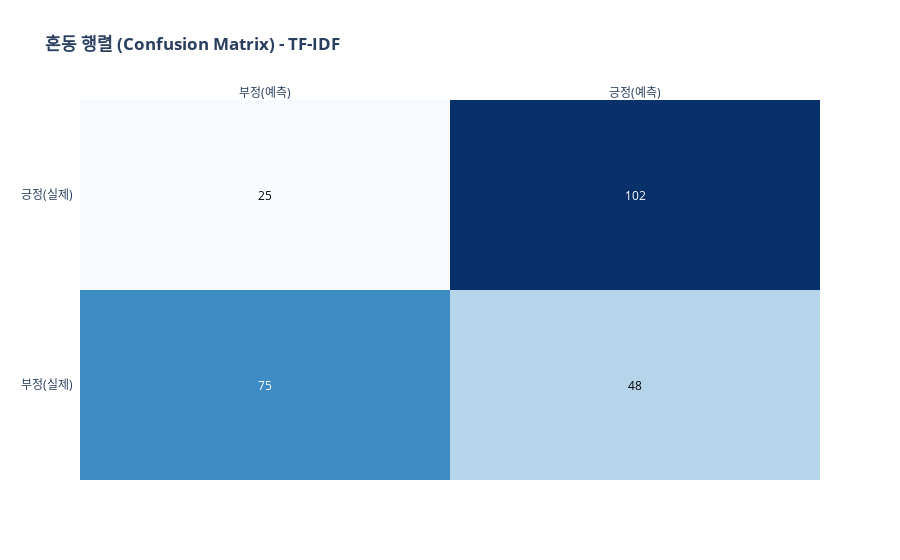

The code cell stored with this chart in its notebook:
### Code cell
# 혼동 행렬 시각화
conf_matrix = confusion_matrix(y_test, y_pred)
fig = ff.create_annotated_heatmap(
    z=conf_matrix,
    x=['부정(예측)', '긍정(예측)'],
    y=['부정(실제)', '긍정(실제)'],
    colorscale='Blues'
)
fig.update_layout(title_text='<b>혼동 행렬 (Confusion Matrix) - TF-IDF</b>')
fig.show()

### Figure 1 — Plotly figure (JSON) as saved in the notebook; plotly's stock layout.template omitted (floating-point values rounded to 4 significant figures)
{"data": [{"colorscale": [[0, "rgb(247,251,255)"], [0.125, "rgb(222,235,247)"], [0.25, "rgb(198,219,239)"], [0.375, "rgb(158,202,225)"], [0.5, "rgb(107,174,214)"], [0.625, "rgb(66,146,198)"], [0.75, "rgb(33,113,181)"], [0.875, "rgb(8,81,156)"], [1, "rgb(8,48,107)"]], "reversescale": false, "showscale": false, "type": "heatmap", "x": ["부정(예측)", "긍정(예측)"], "y": ["부정(실제)", "긍정(실제)"], "z": [[75, 48], [25, 102]]}], "layout": {"annotations": [{"font": {"color": "#FFFFFF"}, "showarrow": false, "text": "75", "x": "부정(예측)", "xref": "x", "y": "부정(실제)", "yref": "y"}, {"font": {"color": "#000000"}, "showarrow": false, "text": "48", "x": "긍정(예측)", "xref": "x", "y": "부정(실제)", "yref": "y"}, {"font": {"color": "#000000"}, "showarrow": false, "text": "25", "x": "부정(예측)", "xref": "x", "y": "긍정(실제)", "yref": "y"}, {"font": {"color": "#FFFFFF"}, "showarrow": false, "text": "102", "x": "긍정(예측)", "xref": "x", "y": "긍정(실제)", "yref": "y"}], "title": {"text": "<b>혼동 행렬 (Confusion Matrix) - TF-IDF</b>"}, "xaxis": {"dtick": 1, "gridcolor": "rgb(0, 0, 0)", "side": "top", "ticks": ""}, "yaxis": {"dtick": 1, "ticks": "", "ticksuffix": "  "}}}
